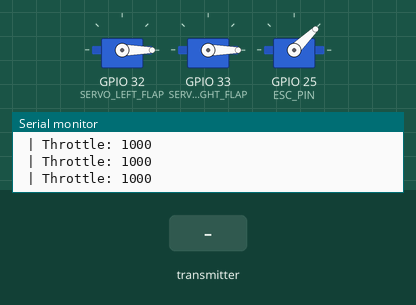
This sketch was run on a simulated ESP32. On the bench: 3 × servo, the last lines printed to the serial monitor. Inputs (shaded band) come from the test bench. No radio packets arrive unless stated.

Above: at 2.2 s.
2.3 s: the transmitter starts sending lElevon = 64
At 3.1 s:
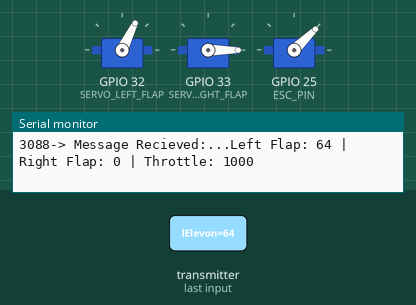
3.8 s: the transmitter starts sending rElevon = 64
At 5.0 s:
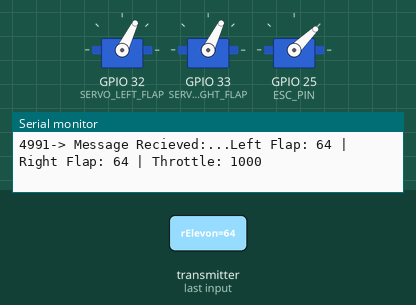
5.3 s: the transmitter starts sending throttle = 255
At 6.0 s:
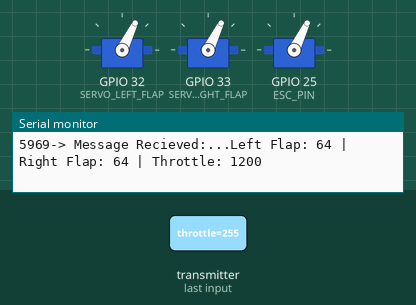
6.8 s: the transmitter starts sending lElevon = 0
At 7.5 s:
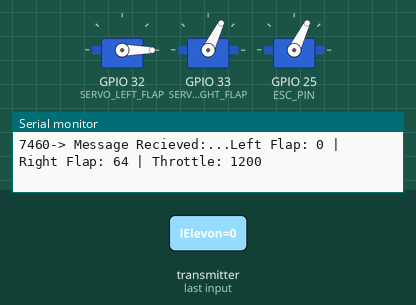
8.3 s: the transmitter starts sending rElevon = 0
At 9.5 s:
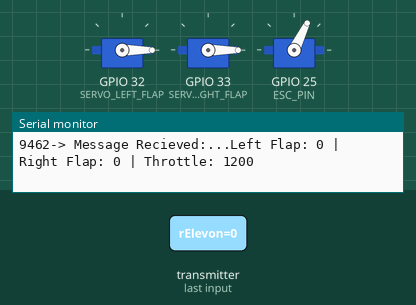
9.8 s: the transmitter starts sending lElevon = 128
At 10.2 s:
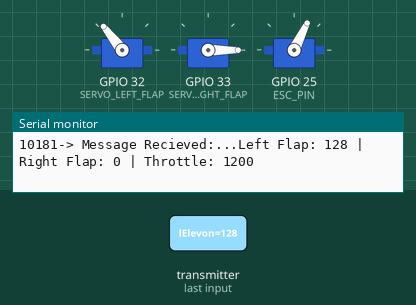
Timing chart, 0 to 12.3 s (numbered marks = the images above; inputs shaded):
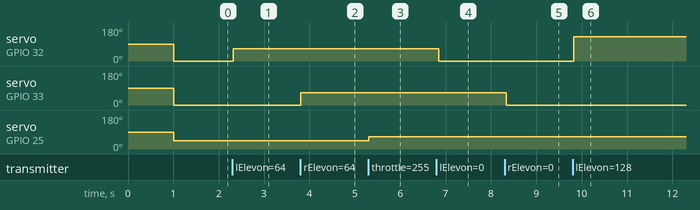

Measured:
- after the input at 2.3 s, servo on GPIO 32 (SERVO_LEFT_FLAP): 0° → 64° at once
- after the input at 3.8 s, servo on GPIO 33 (SERVO_RIGHT_FLAP): 0° → 64° at once
- after the input at 5.3 s, servo on GPIO 25 (ESC_PIN): 44° → 64° at once
- after the input at 6.8 s, servo on GPIO 32 (SERVO_LEFT_FLAP): 64° → 0° at once
- after the input at 8.3 s, servo on GPIO 33 (SERVO_RIGHT_FLAP): 64° → 0° at once
- after the input at 9.8 s, servo on GPIO 32 (SERVO_LEFT_FLAP): 0° → 128° at once

The sketch:

uav_code.ino
```cpp
#include <ESP32Servo.h>
#include <SPI.h>
#include <RF24.h>
#include <nRF24L01.h>

// OLD: 22, 21
// Radio values:
#define CE 22
#define CSN 21
RF24 radio(CE,CSN);
const  uint64_t address = 0xE8E8F0F0E1LL;

struct recievePacket {
  byte lElevon;
  byte rElevon;
  byte throttle;
};
recievePacket controlInputs;

// Elevon Servos
#define SERVO_LEFT_FLAP 32 // Left flap
#define SERVO_RIGHT_FLAP 33 // Right flap
#define ELEVON_NEUTRAL 90
Servo leftFlap;
Servo rightFlap;

// ESC:
#define ESC_PIN 25
#define MAX_SPEED 1200
#define MIN_SPEED 1000
Servo ESC; // intialise ESC object

void setup() {

  delay(1000);
  Serial.println("Starting UAV...");
  Serial.begin(115200) ;

  // Attach Radio
  radio.begin();
  radio.setChannel(5);
  radio.setDataRate(RF24_1MBPS);
  radio.setPALevel(RF24_PA_HIGH);
  radio.openReadingPipe(0, address);
  radio.startListening();

  // Attach servos to pins
  leftFlap.attach(SERVO_LEFT_FLAP);
  rightFlap.attach(SERVO_RIGHT_FLAP);

  // Set initial position (neutral position)
  leftFlap.write(ELEVON_NEUTRAL);
  rightFlap.write(ELEVON_NEUTRAL);

  // Attach ESC:
  ESC.attach(ESC_PIN);
}

void loop() {

  // Listen for controller input
  if (radio.available()) {
    Serial.print(millis());
    Serial.print("-> Message Recieved:...");
    radio.read(&controlInputs, sizeof(recievePacket));

    // Debug output
    Serial.print("Left Flap: "); Serial.print(controlInputs.lElevon);
    Serial.print(" | Right Flap: "); Serial.print(controlInputs.rElevon);
  }


  // Move servos
  leftFlap.write(controlInputs.lElevon);
  rightFlap.write(controlInputs.rElevon);

  // // Throttle ESC
  // remap throttle:
  int remappedThrottle = map(controlInputs.throttle, 0, 255, MIN_SPEED, MAX_SPEED);
  Serial.print(" | Throttle: ");
  Serial.println(remappedThrottle);
  ESC.writeMicroseconds(remappedThrottle);

  delay(50); // Small delay for stability
}
```
